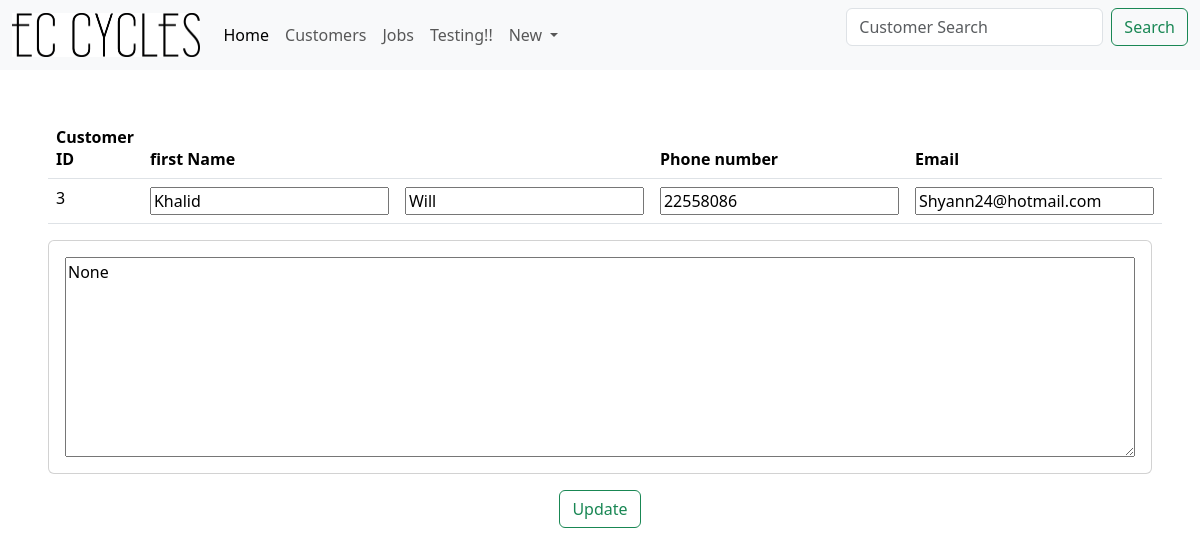
/Cust/3, run on an earlier commit of the app's database.
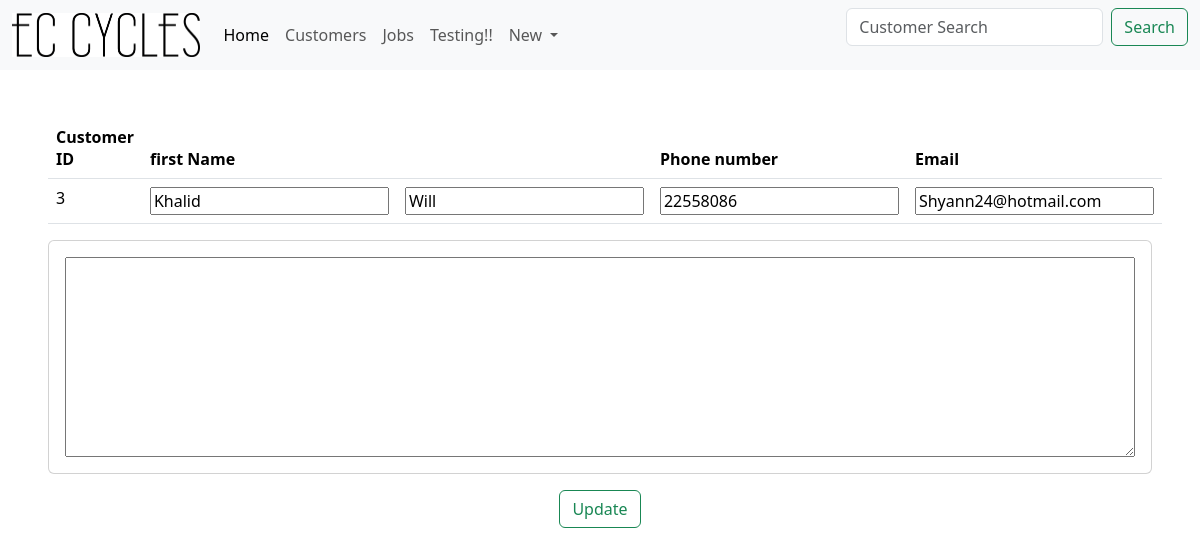
And on a later commit of the database.
### tables this page shows
CREATE TABLE "Customers" (
	"Cust_ID"	INTEGER NOT NULL UNIQUE,
	"CustFName"	TEXT NOT NULL,
	"CustLName"	TEXT,
	"CustAddress"	TEXT,
	"CustPNumber"	INTEGER,
	"CustEmail"	INTEGER,
	"CustDetails"	TEXT,
	PRIMARY KEY("Cust_ID" AUTOINCREMENT)
);

### app.py (the view, shortened to what this page needs)
@app.route('/Cust/<int:id>', methods=['GET', 'POST'])
def CustInfo(id):
    conn = get_db_conn()
    CustInfo = conn.execute('SELECT * FROM Customers WHERE Cust_ID = (?)',(id,)).fetchall()
    conn.close()
    return render_template('CustInfo.html', CustInfo=CustInfo)

### app.py (called while the page is built)
def get_db_conn():
    conn = sqlite3.connect('JobCards.db')
    conn.row_factory = sqlite3.Row
    return conn

### Templates/CustInfo.html (shortened to what this page needs)
{% extends 'base.html' %}
{% block head %}
<form class="d-flex" role="search" action="{{ url_for('CustSearch')}}" method="get">
    <input class="form-control me-2" type="search" placeholder="Customer Search" name="search" aria-label="Search"/>
    <button class="btn btn-outline-success" type="submit">Search</button>
  </form>
{% endblock %}
{% block content %}
<div class="p-5">
    <table class="table">
        <thead>
        <tr>
            <th scope="col">Customer ID</th>
            <th scope="col">first Name</th>
            <th scope="col"></th>
            <th scope="col">Phone number</th>
            <th scope="col">Email</th>
        </tr>
        </thead>
        <form method="post">
            <tbody>
                {% for CustInfo in CustInfo %}
                <tr>
                    <td>{{ CustInfo.Cust_ID }}</td>
                        <td><input type="text" name="CustFName" value="{{ CustInfo.CustFName }}"></td>
                        <td><input type="text" name="CustLName" value="{{ CustInfo.CustLName }}"></td>
                        <td><input type="text" name="CustPNumber" value="{{ CustInfo.CustPNumber }}"></td>
                        <td><input type="text" name="CustEmail" value="{{ CustInfo.CustEmail }}"></td>
                </tr>
                {% endfor %}
            </tbody>
        </table>
        <div class="card ">
            {% for Customer in CustInfo %}
            <div class="card-body">
              <textarea name="CustDetails" style="height: 200px;"class="col-12 col-md-12 col-lg-12">{{Customer.CustDetails}}</textarea>
            </div>
            {% endfor %}
        </div>
        <div class="text-center">
            <button class="btn btn-outline-success m-3" type="submit">Update</button>
        </div>
</div>
{% endblock %}

What changed in the data, as far as the page shows it:
changed Customers "Khalid": CustDetails "None" → (not shown)
